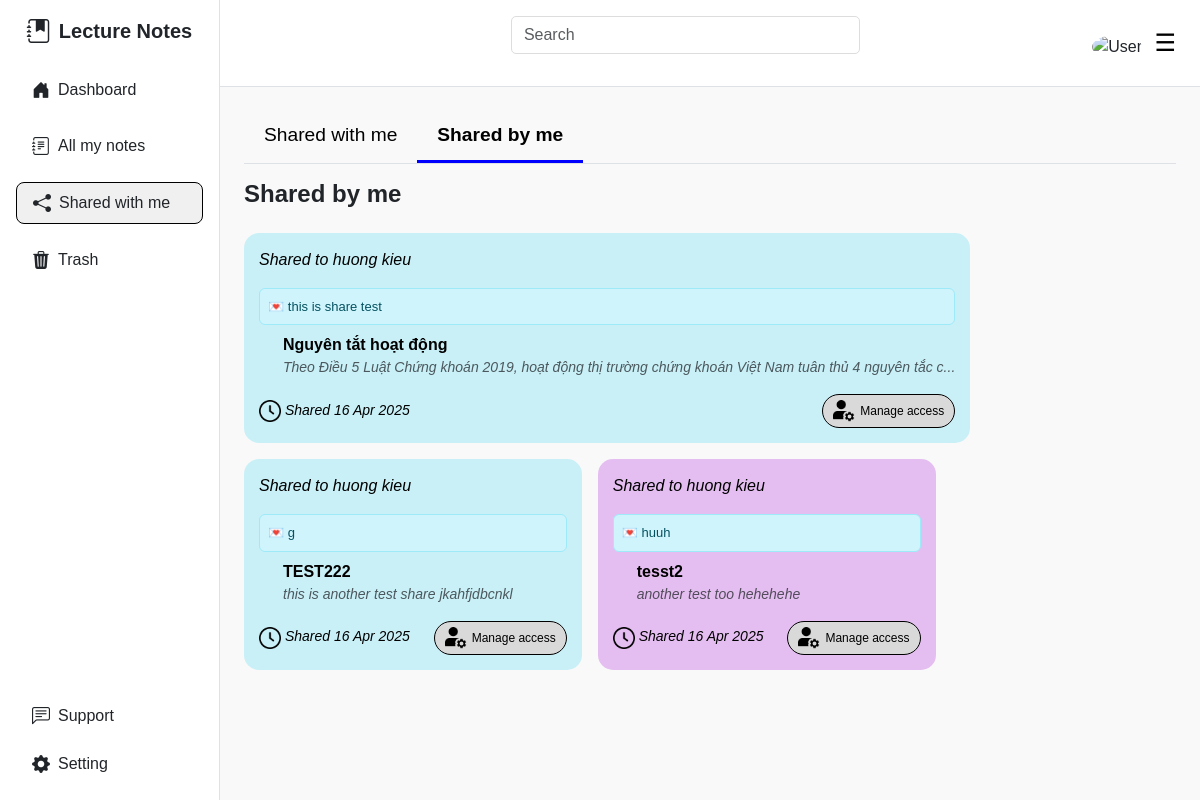
The app's page /share-by-me (signed in) with its own data.
### website/models.py (models this page shows, shortened)
class ShareNote(db.Model):
    id = db.Column(db.Integer, primary_key=True)
    note_id = db.Column(db.Integer, db.ForeignKey('note.id'), nullable=False)
    sharer_id = db.Column(db.Integer, db.ForeignKey('user.id'), nullable=False)
    recipient_id = db.Column(db.Integer, db.ForeignKey('user.id'), nullable=False)
    shared_at = db.Column(db.DateTime, default=datetime.utcnow)
    note = db.relationship('Note', backref=db.backref('shared_notes', lazy=True))
    sharer = db.relationship('User', foreign_keys=[sharer_id], backref=db.backref('shared_note', lazy=True))
    recipient = db.relationship('User', foreign_keys=[recipient_id], backref=db.backref('shared_with', lazy=True))
    can_edit = db.Column(db.Boolean, default=False)
    message = db.Column(db.String(200), nullable=True)

class User(db.Model, UserMixin):
    id = db.Column(db.Integer, primary_key=True)
    first_name = db.Column(db.String(150), nullable=False)
    last_name = db.Column(db.String(150), nullable=False)
    email = db.Column(db.String(150), unique=True, nullable=False)
    password_hash = db.Column(db.String(150), nullable=False)
    role = db.Column(db.String(10), nullable=False, default='user')  # 'user' hoặc 'admin'
    status = db.Column(db.String(20), default='Active') # ['Active', 'Locked', 'Inactive']
    gender = db.Column(db.String(10), nullable=False)
    created_at = db.Column(db.DateTime, default=datetime.utcnow)

class Note(db.Model):
    id = db.Column(db.Integer, primary_key=True)
    title = db.Column(db.String(200), nullable=False)
    content = db.Column(db.Text, nullable=False)
    color = db.Column(db.String(20), default='note-green')
    created_at = db.Column(db.DateTime, default=datetime.utcnow)
    updated_at = db.Column(db.DateTime, default=datetime.utcnow)
    user_id = db.Column(db.Integer, db.ForeignKey('user.id'), nullable=False)
    user = db.relationship('User', backref=db.backref('notes', lazy=True))

### website/views.py (the view)
@views.route('/share-by-me')
@login_required
def share_by_me():
    shared_notes = ShareNote.query.filter_by(sharer_id=current_user.id).all()
    return render_template('share_with_me.html', user=current_user, shared_notes=shared_notes, shared_by_me=True)

### website/__init__.py (called while the page is built)
def create_app():
    app = Flask(__name__)
    app.config.from_object(Config)
    db.init_app(app)
    from .views import views
    from .auth import auth
    from .api import api
    from .admin import admin
    app.register_blueprint(views, url_prefix='/')
    app.register_blueprint(auth, url_prefix='/')
    app.register_blueprint(api, url_prefix='/api')
    app.register_blueprint(admin, url_prefix='/admin')
    from .models import User
    login_manager = LoginManager()
    login_manager.login_view = 'auth.login'
    login_manager.init_app(app)
    @login_manager.user_loader
    def load_user(user_id):
        return User.query.get(int(user_id))
    create_database(app)
    return app

### website/templates/share_with_me.html (shortened to what this page needs)
{% extends 'base.html' %}
{% block content %}
<div class="content p-4 flex-grow-1">
  <div id="shared-with-me">
    <div class="d-flex mb-3 border-bottom">
      <button class="tab-button {% if not shared_by_me %}active{% endif %}" id="tab1">Shared with me</button>
      <button class="tab-button {% if shared_by_me %}active{% endif %}" id="tab2">Shared by me</button>
    </div>
    <h4 class="mb-4 fw-bold">
      {{ 'Shared by me' if shared_by_me else 'Share with me' }}
    </h4>
    <div class="d-flex flex-wrap gap-3">
      {% if shared_notes|length == 0 %}
      <div class="text-center w-100">
        <p class="text-muted">
          {{ "You haven't shared any notes." if shared_by_me else 'No notes have been shared with you yet.' }}
        </p>
      </div>
      {% else %}
      {% for shared_note in shared_notes %}
      <div class="card-shared {{ shared_note.note.color }}" style="cursor: pointer;" data-note-id="{{ shared_note.note.id }}">
        <p class="fst-italic">
          {% if shared_by_me %}
          Shared to {{ shared_note.recipient.first_name }} {{ shared_note.recipient.last_name }}
          {% else %}
          Shared by {{ shared_note.sharer.first_name }} {{ shared_note.sharer.last_name }}
          {% endif %}
        </p>
        {% if shared_note.message is defined and shared_note.message %}
        <div class="alert alert-info p-2 mb-2" role="alert" style="font-size: 13px;">
          💌 {{ shared_note.message }}
        </div>
        {% endif %}
        <div class="fw-bold ms-4">{{ shared_note.note.title }}</div>
        <div class="text-muted ms-4 fst-italic" style="font-size: 14px;">
          {{ shared_note.note.content[:100] }}{% if shared_note.note.content|length > 100 %}...{% endif %}
        </div>
        <div class="d-flex justify-content-between align-items-center mt-3">
          <span class="fst-italic" style="font-size: 14px;">
            <img src="{{ url_for('static', filename='images/clock.png') }}" alt="Image" style="width: 22px;">
            Shared {{ shared_note.shared_at.strftime('%d %b %Y') }}
          </span>
          <span class="tag ms-4" style="font-size: 12px; background: #D9D9D9; border: 1px solid #000000">
            <img src="{{ url_for('static', filename='images/profile.png') }}" alt="Image" style="width: 22px;">
            Manage access
          </span>
        </div>
      </div>
      {% endfor %}
      {% endif %}
    </div>
  </div>
</div>
{% endblock %}

### website/static/dashboard.css (style rules this page uses)
body { font-family: Arial, sans-serif; background-color: #f9f9f9; }
h4 { font-weight: bold; }
.note-blue { background-color: rgba(13, 202, 240, 0.2); color: #000; }
.note-purple { background-color: #E5BEF1; color: #000; }
.tab-button { border: none; background: none; font-weight: 500; font-size: 1.2rem; padding: 10px 20px; border-bottom: 3px solid transparent; cursor: pointer; }
.tab-button.active { border-color: blue; font-weight: bold; color: black; }
.card-shared { border-radius: 15px; padding: 15px; min-width: 250px; }
.tag { font-size: 0.85rem; border: 1px solid #ccc; border-radius: 20px; padding: 5px 10px; display: inline-flex; align-items: center; gap: 5px; }

### records on screen
ShareNote: recipient.first_name "huong", recipient.last_name "kieu", message "this is share test", note "Nguyên tắt hoạt động", note "Theo Điều 5 Luật Chứng khoán 2019, hoạt động thị trường chứng khoán Việt Nam tuân thủ 4 nguyên tắc c", shared_at "16 Apr 2025"
ShareNote: recipient.first_name "huong", recipient.last_name "kieu", message "g", note "TEST222", note "this is another test share jkahfjdbcnkl", shared_at "16 Apr 2025"
ShareNote: recipient.first_name "huong", recipient.last_name "kieu", message "huuh", note "tesst2", note "another test too hehehehe", shared_at "16 Apr 2025"

### other values on screen
{{ 'Shared by me' if shared_by_me else 'Share with me' }} "Shared by me"
